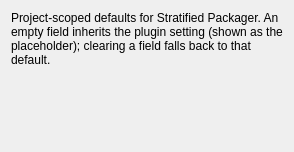
<?xml version="1.0" encoding="UTF-8"?>
<ui version="4.0">
 <class>wdg_stratified_packager_project_options_page</class>
 <widget class="QWidget" name="wdg_stratified_packager_project_options_page">
  <property name="windowTitle">
   <string>Stratified Packager</string>
  </property>
  <layout class="QVBoxLayout" name="verticalLayout">
   <item>
    <widget class="QLabel" name="lbl_header">
     <property name="text">
      <string>Project-scoped defaults for Stratified Packager. An empty field inherits the plugin setting (shown as the placeholder); clearing a field falls back to that default.</string>
     </property>
     <property name="wordWrap">
      <bool>true</bool>
     </property>
    </widget>
   </item>
   <item>
    <widget class="QScrollArea" name="scroll_area">
     <property name="frameShape">
      <enum>QFrame::NoFrame</enum>
     </property>
     <property name="widgetResizable">
      <bool>true</bool>
     </property>
     <widget class="QWidget" name="form_host">
      <property name="geometry">
       <rect>
        <x>0</x>
        <y>0</y>
        <width>256</width>
        <height>144</height>
       </rect>
      </property>
     </widget>
    </widget>
   </item>
  </layout>
 </widget>
 <resources/>
 <connections/>
</ui>
